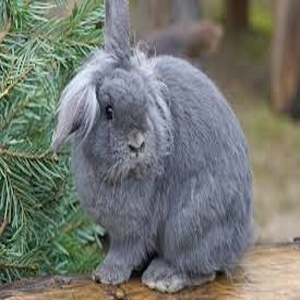
#> input picture Machine Learning/ClassificationOfAnimalsUsingML/train-cat-rabbit/rabbit/rabbit.10.jpg, 300 x 300 px; its folder holds 3 pictures in this run
$ jupyter execute --allow-errors Classifying_Cats_and_Rabits_using_RandomForest_Algorithm.ipynb
#> lines starting #> are read from the running program, lines starting #| are printed output that depends on the picture
[cell 1]
import numpy as np
import os
from PIL import Image
from sklearn.ensemble import RandomForestClassifier
from sklearn.model_selection import cross_val_score

[cell 2]
imgData = []
labelData = []

#> (a cell that did not finish here is left out)

[cell 4]
for img in os.listdir("./train-cat-rabbit/rabbit/"):
  imgPath = os.path.join("./train-cat-rabbit/rabbit/", img)
  imgOpen = Image.open(imgPath)
#> imgOpen is the input picture: PIL image 300x300 RGB; mean R, G, B 115.6, 119.3, 112.6
  imgOpen = imgOpen.resize((100,100))
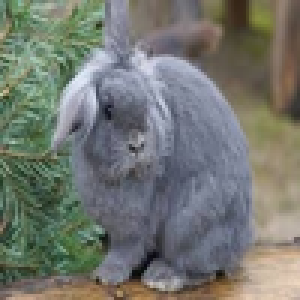
#> imgOpen: PIL image 100x100 RGB (shown 3 times larger); mean R, G, B 115.6, 119.3, 112.6
  imgArray = np.array(imgOpen).flatten()
  imgData.append(imgArray)
  labelData.append(0)
#> pass 2 of the loop `for img in os.listdir("./train-cat-rabbit/rabbit/"):`:
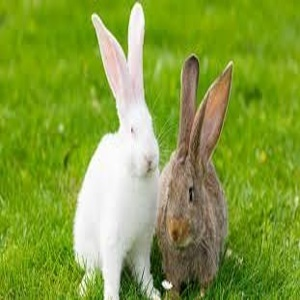
#> input picture Machine Learning/ClassificationOfAnimalsUsingML/train-cat-rabbit/rabbit/rabbit.5.jpg, 300 x 300 px
#> imgOpen is the input picture: PIL image 300x300 RGB; mean R, G, B 131.7, 158.1, 59.6
#> `imgOpen = imgOpen.resize((100,100))`:
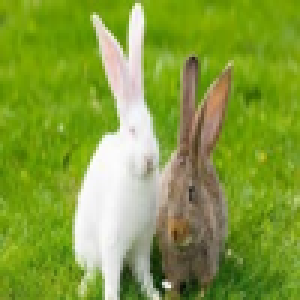
#> imgOpen: PIL image 100x100 RGB (shown 3 times larger); mean R, G, B 131.7, 158.1, 59.6
#> pass 3 of the loop `for img in os.listdir("./train-cat-rabbit/rabbit/"):`:
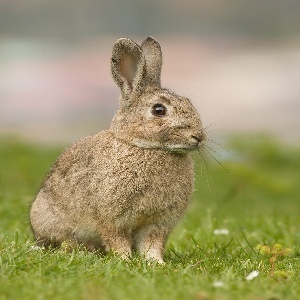
#> input picture Machine Learning/ClassificationOfAnimalsUsingML/train-cat-rabbit/rabbit/rabbit.9.jpg, 300 x 300 px
#> imgOpen is the input picture: PIL image 300x300 RGB; mean R, G, B 157.3, 150.5, 106.2
#> `imgOpen = imgOpen.resize((100,100))`:
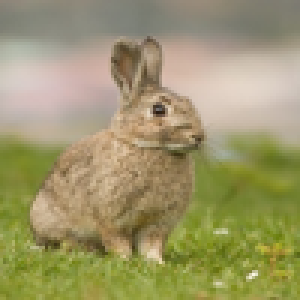
#> imgOpen: PIL image 100x100 RGB (shown 3 times larger); mean R, G, B 157.3, 150.5, 106.2
